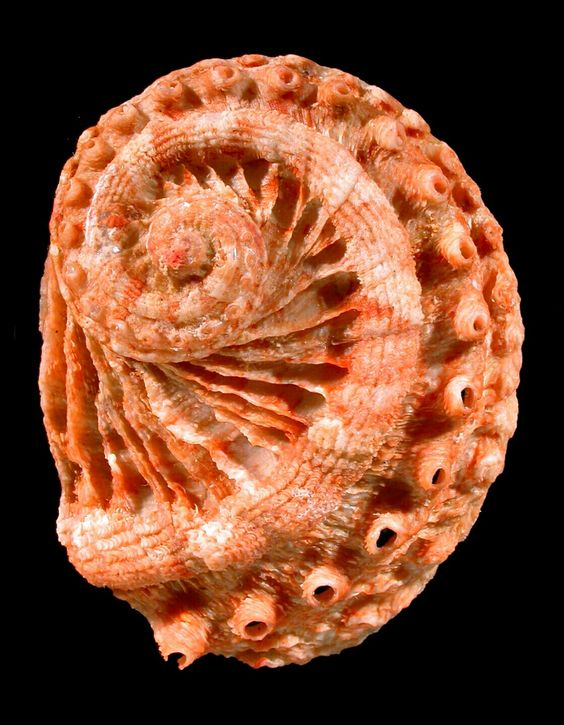
#> input picture z11_cv2_Rotation_Transformation/rakushka.jpg, 564 x 725 px
$ jupyter execute Rotation_Transformation.ipynb
#> lines starting #> are read from the running program, lines starting #| are printed output that depends on the picture
[cell 1]
import cv2
import numpy as np
from matplotlib import pyplot as plt

img = cv2.imread('rakushka.jpg',0)
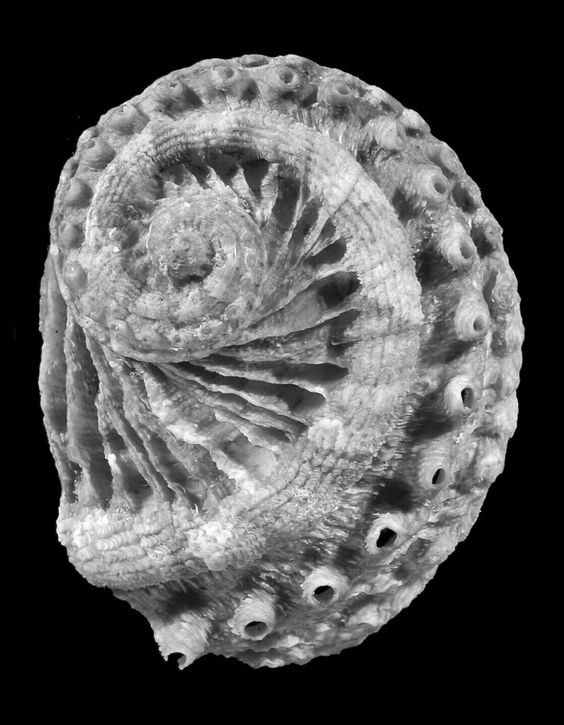
#> img: shape (725, 564); min 0, max 255, mean 82.1
rows = img.shape[0]
#> rows = 725
cols = img.shape[1]
#> cols = 564

M = np.float32([[1,0,-100],[0,1,100]])
dst = cv2.warpAffine(img,M,(cols,rows))
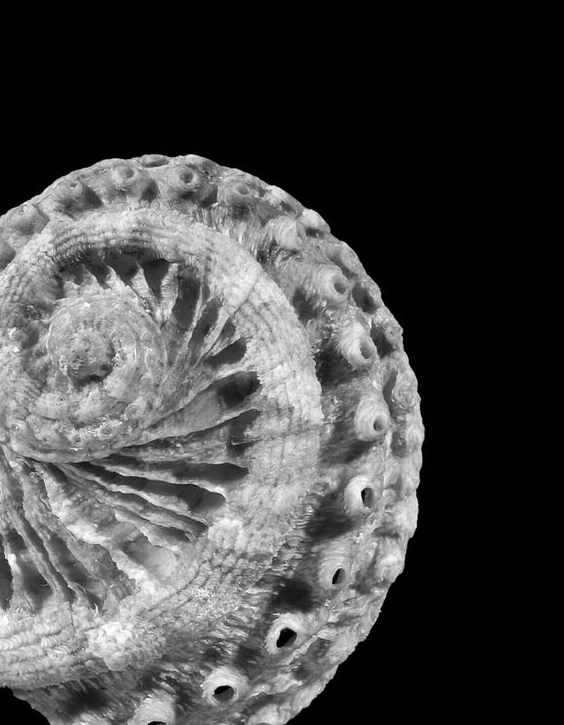
#> dst: shape (725, 564); min 0, max 255, mean 71.9

plt.imshow(dst)

[cell 2]
#set the center of rotation to position (1,1)
M = cv2.getRotationMatrix2D((1,1),45,1)
#if you want to set the center in teh center then set (cols/2,rows/2)
dst = cv2.warpAffine(img,M,(cols,rows))
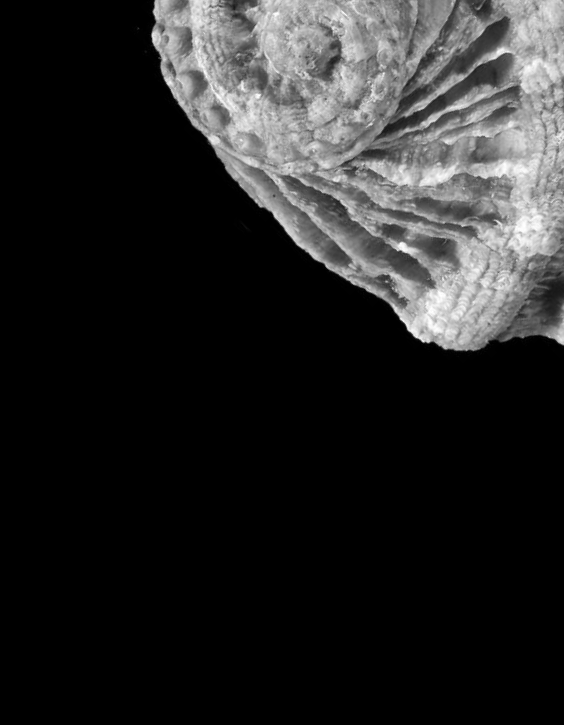
#> dst: shape (725, 564); min 0, max 255, mean 38.3
plt.imshow(dst)

# Affine Transformation

[cell 3]
# rows,cols,ch = img.shape

pts1 = np.float32([[50,50],[200,50],[50,200]])
pts2 = np.float32([[10,100],[200,50],[100,250]])

M = cv2.getAffineTransform(pts1,pts2)

dst = cv2.warpAffine(img,M,(cols,rows))
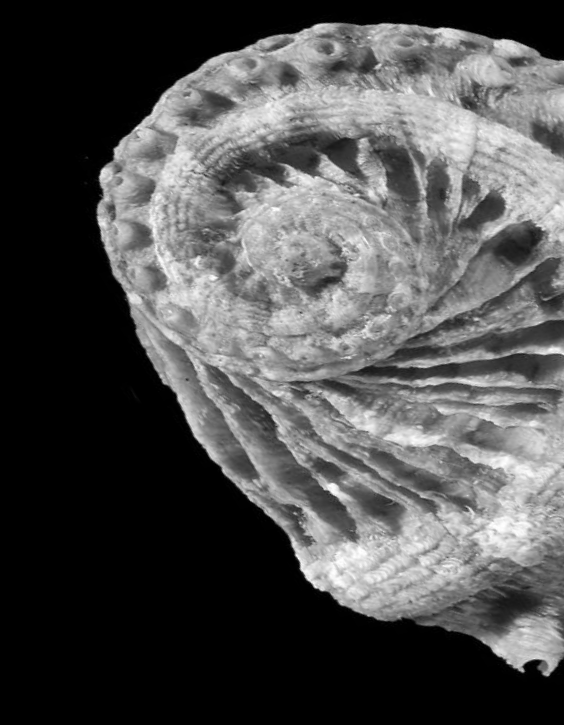
#> dst: shape (725, 564); min 0, max 255, mean 79.5
plt.imshow(dst)

# Perspective Transformation

For perspective transformation, you need a 3x3 transformation matrix. Straight lines will remain straight even after the transformation. To find this transformation matrix, you need 4 points on the input image and corresponding points on the output image. Among these 4 points, 3 of them should not be collinear.

[cell 4]
pts1 = np.float32([[56,65],[468,52],[28,387],[389,390]])
pts2 = np.float32([[0,0],[300,0],[0,300],[300,300]])

M = cv2.getPerspectiveTransform(pts1,pts2)

dst = cv2.warpPerspective(img,M,(300,300))
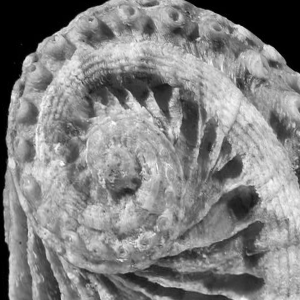
#> dst: shape (300, 300); min 0, max 255, mean 129.2
plt.imshow(dst)
